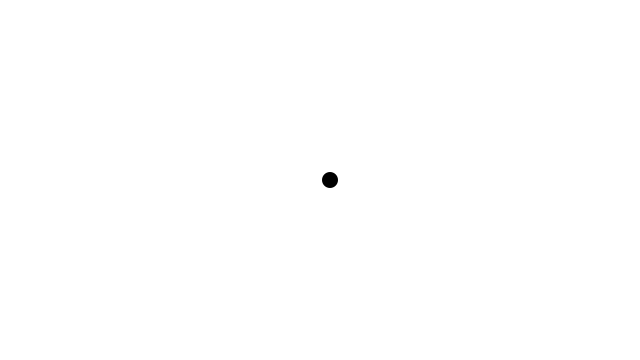
Frame 1 (no input)
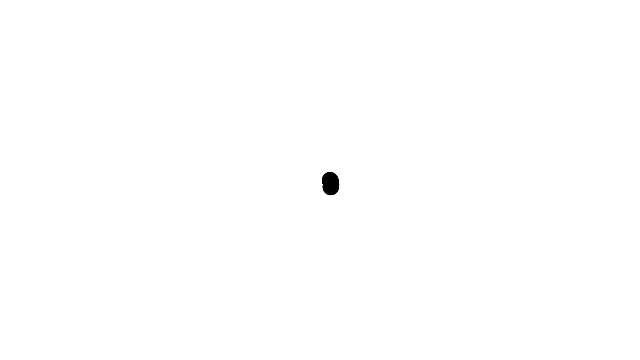
Frame 60 (the mouse pressed at the canvas centre just before this capture)
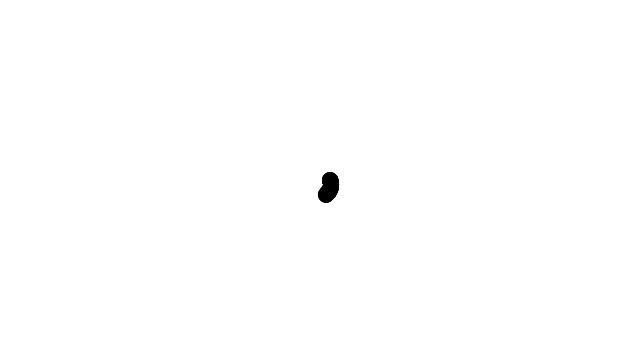
Frame 120 (the mouse held since frame 60 and released just before this capture)

The Processing sketch that drew these frames (run headless with seeded random() and noise(); from frame 60 on, the mouse is pressed at the canvas centre):

// Processing sketch: exercise_4
// ── exercise_4.pde
float r = 10;
float theta = 0;

void setup() {
  size(640, 360);
  background(255);
}

void draw() {
  float x = r * cos(theta);
  float y = r * sin(theta);

  noStroke();
  fill(0);
  ellipse(x+width/2, y+height/2, 16, 16);

  theta += 0.01;
  r += 0.05;
}
